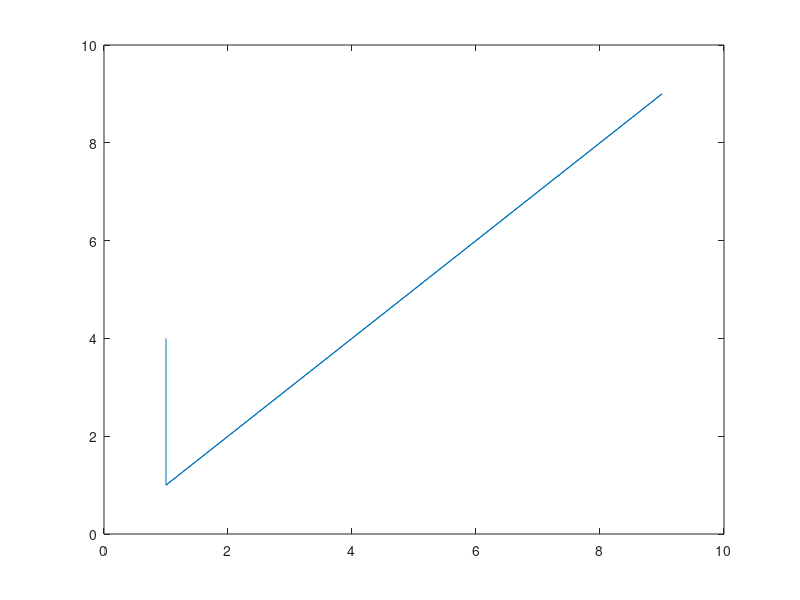

The MATLAB script that drew this image:
plot([1.0, 2.0, 3.0, 4.0, 5.0, 6.0, 7.0, 8.0, 9.0, 8.0, 7.0, 6.0, 5.0, 4.0, 3.0, 2.0, 1.0, 1.0, 1.0, 1.0, 1.0, 1.0], [1.0, 2.0, 3.0, 4.0, 5.0, 6.0, 7.0, 8.0, 9.0, 8.0, 7.0, 6.0, 5.0, 4.0, 3.0, 2.0, 1.0, 4.0, 4.0, 4.0, 4.0, 4.0])
pause